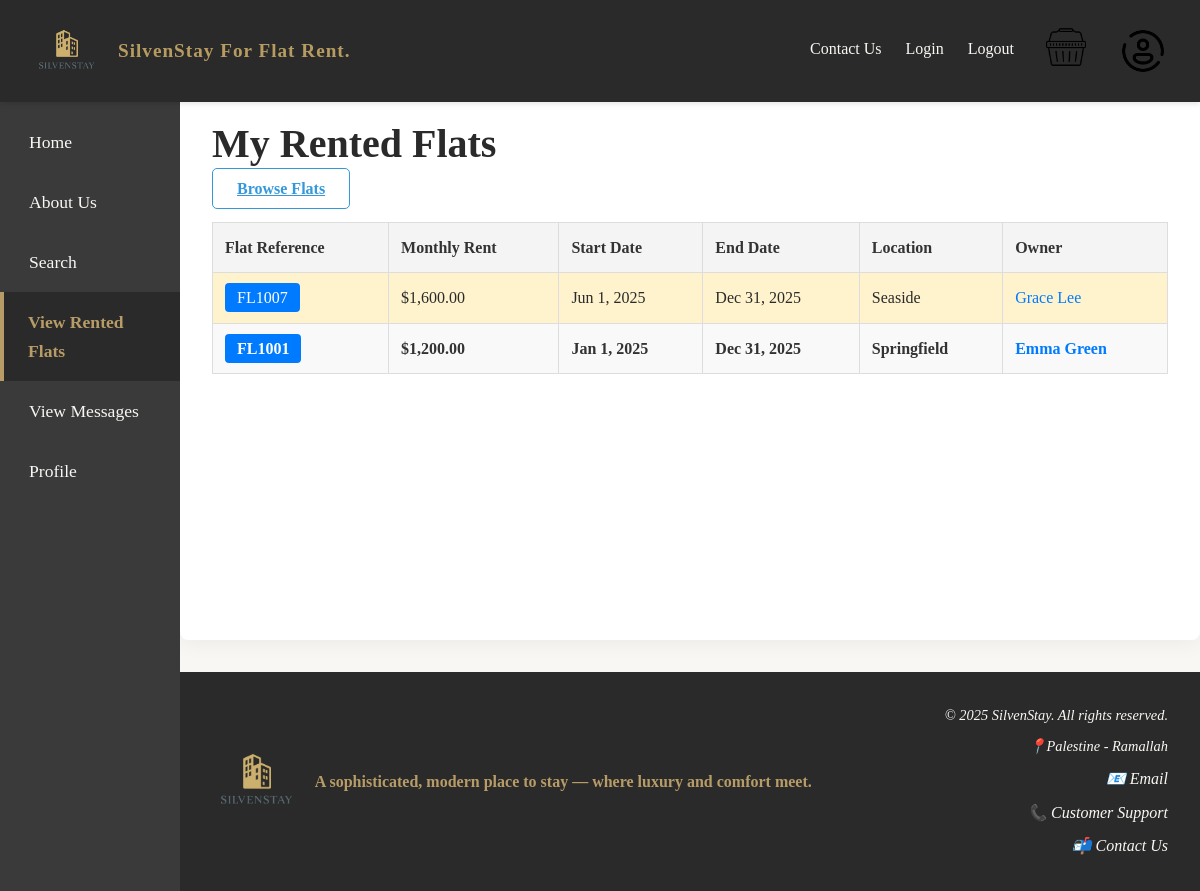
The page /viewRentedFlat.php (signed in) on the database its author committed.
### tables this page shows
CREATE TABLE rentals
(
    rental_id   INT AUTO_INCREMENT PRIMARY KEY,
    flat_id     INT            NOT NULL,
    customer_id INT            NOT NULL,
    start_date  DATE           NOT NULL,
    end_date    DATE           NOT NULL,
    total_cost  DECIMAL(10, 2) NOT NULL,
    status      ENUM ('pending', 'current', 'past') DEFAULT 'pending',
    FOREIGN KEY (flat_id) REFERENCES flats (flat_id),
    FOREIGN KEY (customer_id) REFERENCES users (user_id)
);

CREATE TABLE flats
(
    flat_id            INT AUTO_INCREMENT PRIMARY KEY,
    reference_number   VARCHAR(6) UNIQUE NOT NULL,
    owner_id           INT               NOT NULL,
    location           VARCHAR(100)      NOT NULL,
    address            VARCHAR(255)      NOT NULL,
    monthly_rent       DECIMAL(10, 2)    NOT NULL,
    available_from     DATE              NOT NULL,
    available_to       DATE,
    bedrooms           INT               NOT NULL,
    bathrooms          INT               NOT NULL,
    size_sqm           INT               NOT NULL,
    is_furnished       BOOLEAN           NOT NULL,
    has_heating        BOOLEAN           NOT NULL,
    has_ac             BOOLEAN           NOT NULL,
    has_access_control BOOLEAN           NOT NULL,
    has_parking        BOOLEAN           NOT NULL,
    has_backyard       BOOLEAN           NOT NULL,
    has_playground     BOOLEAN           NOT NULL,
    has_storage        BOOLEAN           NOT NULL,
    rental_conditions  TEXT,
    status             ENUM ('pending', 'approved', 'rented') DEFAULT 'pending',
    approved_by        INT,
    approval_date      DATETIME,
    FOREIGN KEY (owner_id) REFERENCES users (user_id),
    FOREIGN KEY (approved_by) REFERENCES users (user_id)
);

CREATE TABLE users
(
    user_id          INT AUTO_INCREMENT PRIMARY KEY,
    national_id      VARCHAR(50)         NOT NULL,
    name             VARCHAR(100)        NOT NULL,

    flat_no          VARCHAR(50),
    street           VARCHAR(100),
    city             VARCHAR(100),

    postal_code      VARCHAR(10),
    date_of_birth    DATE,
    email            VARCHAR(100) UNIQUE NOT NULL,
    mobile_number    VARCHAR(15),
    telephone_number VARCHAR(15),
    bank_name        VARCHAR(100),
    bank_branch      VARCHAR(100),
    account_number   VARCHAR(50),
    password         VARCHAR(255)        NOT NULL,
    user_type        ENUM ('customer', 'owner', 'manager') NOT NULL,
    customer_id      VARCHAR(9) UNIQUE,
    owner_id         VARCHAR(9) UNIQUE,
    manager_id       VARCHAR(9) UNIQUE,
    profile_photo    VARCHAR(255)
);

### viewRentedFlat.php (the view, shortened to what this page needs)
<?php
$pdo = getPDOConnection();
try {
    $stmt = $pdo->prepare("
        SELECT r.rental_id, r.flat_id, r.start_date, r.end_date, r.total_cost, r.status,
               f.reference_number, f.monthly_rent, f.location, f.address,
               u.user_id AS owner_id, u.name AS owner_name,
               (SELECT photo_path FROM flat_photos fp WHERE fp.flat_id = r.flat_id LIMIT 1) AS photo_path
        FROM rentals r
        JOIN flats f ON r.flat_id = f.flat_id
        JOIN users u ON f.owner_id = u.user_id
        WHERE r.customer_id = :customer_id
        ORDER BY r.start_date DESC
    ");
    $stmt->execute(['customer_id' => $_SESSION['user_id']]);
    $rentals = $stmt->fetchAll(PDO::FETCH_ASSOC);
} catch (PDOException $e) {
    $_SESSION['message'] = "Database error: " . htmlspecialchars($e->getMessage());
    $rentals = [];
}
?>
<!DOCTYPE html>
<html lang="en">
<head>
    <link rel="stylesheet" href="styles.css">
</head>
<body>
<?php include 'header.php'; ?>
<?php include 'nav.php'; ?>
<section class="content-wrapper">
    <main class="site-main">
        <section class="rentals-container">
            <article class="rentals-header">
                <h1 class="rentals-title">My Rented Flats</h1>
                <a href="main.php" class="btn btn-outline">Browse Flats</a>
            </article>
            <?php if (!empty($rentals)): ?>
                <table class="rental-table search-table zebra-stripe sortable">
                    <thead>
                    <tr>
                        <th>Flat Reference</th>
                        <th>Monthly Rent</th>
                        <th>Start Date</th>
                        <th>End Date</th>
                        <th>Location</th>
                        <th>Owner</th>
                    </tr>
                    </thead>
                    <tbody>
                    <?php foreach ($rentals as $rental): ?>
                        <tr class="status-<?php echo htmlspecialchars($rental['status']); ?>">
                            <td>
                                <a href="flatDetail.php?flat_id=<?php echo (int)$rental['flat_id']; ?>" target="_blank"
                                   class="flat-button">
                                    <?php echo htmlspecialchars($rental['reference_number']); ?>
                                </a>
                            </td>
                            <td>$<?php echo number_format($rental['monthly_rent'], 2); ?></td>
                            <td><?php echo date('M j, Y', strtotime($rental['start_date'])); ?></td>
                            <td><?php echo date('M j, Y', strtotime($rental['end_date'])); ?></td>
                            <td><?php echo htmlspecialchars($rental['location']); ?></td>
                            <td>
                                <a href="userCard.php?user_id=<?php echo (int)$rental['owner_id']; ?>" target="_blank"
                                   class="owner-link">
                                    <?php echo htmlspecialchars($rental['owner_name']); ?>
                                </a>
                            </td>
                        </tr>
                    <?php endforeach; ?>
                    </tbody>
                </table>
            <?php endif; ?>
        </section>
    </main>
</section>
<?php include 'footer.php'; ?>
</body>
</html>

### styles.css (style rules this page uses)
* { margin: 0; padding: 0; box-sizing: border-box; }
body { display: flex; flex-direction: column; min-height: 100vh; background-color: #f9f7f3; color: #333; line-height: 1.6; overflow-x: hidden; }
body, button, input, select, textarea { font-family: 'Georgia', 'Times New Roman', serif; }
h1, h2, h3, h4 { color: #2a2a2a; }
h1 { font-size: 2.5rem; font-weight: 700; }
p, a, span, li { font-size: 1rem; color: #333; }
.content-wrapper { display: flex; margin-top: 5rem; min-height: calc(100vh - 5rem - 8rem); width: 100%; }
.site-main { flex: 1; padding: 2rem; margin-left: 15%; background-color: white; }
.btn { padding: 12px 25px; border: none; border-radius: 4px; font-size: 16px; cursor: pointer; }
.status-pending { background-color: #FFD700; color: #2a2a2a; }
.btn { padding: 0.7rem 1.5rem; border-radius: 5px; font-weight: 600; cursor: pointer; border: none; transition: all 0.3s ease; }
.btn-outline { background: transparent; border: 1px solid #3498db; color: #3498db; }
.rental-table { width: 100%; border-collapse: collapse; margin-top: 20px; }
.rental-table th, .rental-table td { padding: 12px; border: 1px solid #ddd; text-align: left; }
.rental-table th { background-color: #f4f4f4; cursor: pointer; }
.rental-table tr:nth-child(even) { background-color: #f9f9f9; }
.status-current { background-color: #d4edda; font-weight: bold; }
.status-pending { background-color: #fff3cd; }
.flat-button { background-color: #007bff; color: #fff; padding: 6px 12px; border: none; border-radius: 4px; text-decoration: none; }
.owner-link { color: #007bff; text-decoration: none; }
.site-main { padding: 2rem; background-color: white; border-radius: 8px; box-shadow: 0 4px 20px rgba(0, 0, 0, 0.05); margin-bottom: 2rem; }

### rows shown on the page
rentals: flat.reference_number "FL1007", flat.monthly_rent "1,600.00", start_date "Jun 1, 2025", end_date "Dec 31, 2025", flat.location "Seaside", users.name "Grace Lee"
rentals: flat.reference_number "FL1001", flat.monthly_rent "1,200.00", start_date "Jan 1, 2025", end_date "Dec 31, 2025", flat.location "Springfield", users.name "Emma Green"

### other values the page prints
$link['text'] "Contact Us"
$link['text'] "Login"
$link['text'] "Logout"
$link['text'] "Home"
$link['text'] "About Us"
$link['text'] "Search"
$link['text'] "View Rented Flats"
$link['text'] "View Messages"
$link['text'] "Profile"
